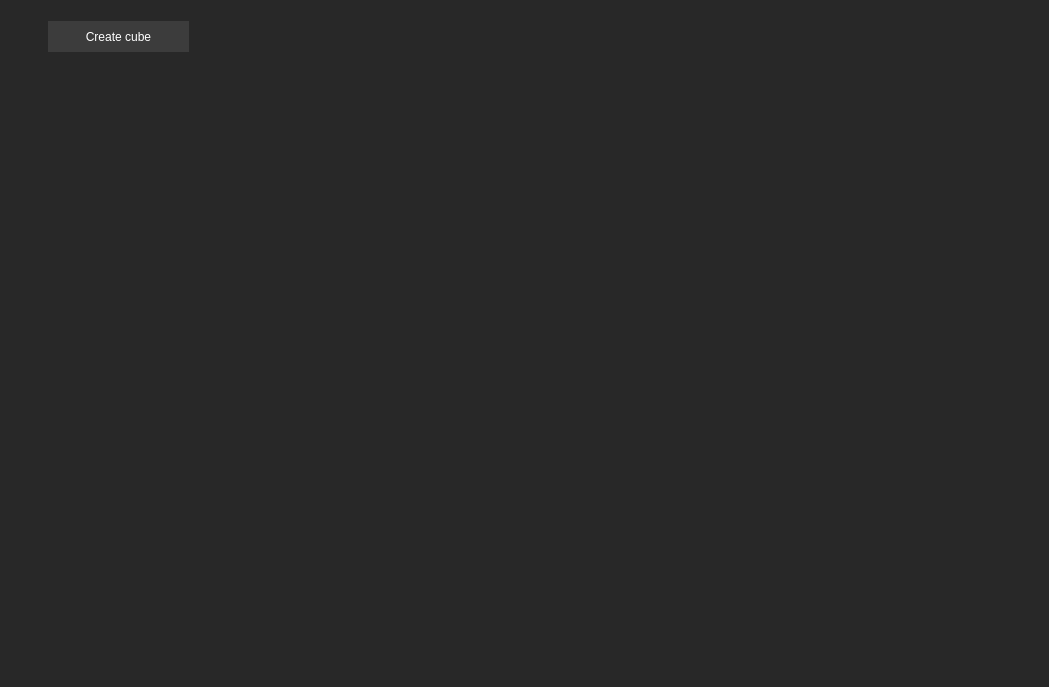
<?xml version="1.0" encoding="UTF-8"?>
<ui version="4.0">
 <class>MainWindow</class>
 <widget class="QMainWindow" name="MainWindow">
  <property name="geometry">
   <rect>
    <x>0</x>
    <y>0</y>
    <width>1049</width>
    <height>687</height>
   </rect>
  </property>
  <property name="minimumSize">
   <size>
    <width>0</width>
    <height>0</height>
   </size>
  </property>
  <property name="palette">
   <palette>
    <active>
     <colorrole role="Base">
      <brush brushstyle="SolidPattern">
       <color alpha="255">
        <red>255</red>
        <green>255</green>
        <blue>255</blue>
       </color>
      </brush>
     </colorrole>
     <colorrole role="Window">
      <brush brushstyle="SolidPattern">
       <color alpha="255">
        <red>40</red>
        <green>40</green>
        <blue>40</blue>
       </color>
      </brush>
     </colorrole>
    </active>
    <inactive>
     <colorrole role="Base">
      <brush brushstyle="SolidPattern">
       <color alpha="255">
        <red>255</red>
        <green>255</green>
        <blue>255</blue>
       </color>
      </brush>
     </colorrole>
     <colorrole role="Window">
      <brush brushstyle="SolidPattern">
       <color alpha="255">
        <red>40</red>
        <green>40</green>
        <blue>40</blue>
       </color>
      </brush>
     </colorrole>
    </inactive>
    <disabled>
     <colorrole role="Base">
      <brush brushstyle="SolidPattern">
       <color alpha="255">
        <red>40</red>
        <green>40</green>
        <blue>40</blue>
       </color>
      </brush>
     </colorrole>
     <colorrole role="Window">
      <brush brushstyle="SolidPattern">
       <color alpha="255">
        <red>40</red>
        <green>40</green>
        <blue>40</blue>
       </color>
      </brush>
     </colorrole>
    </disabled>
   </palette>
  </property>
  <property name="windowTitle">
   <string>Modular</string>
  </property>
  <property name="styleSheet">
   <string notr="true"/>
  </property>
  <property name="documentMode">
   <bool>false</bool>
  </property>
  <widget class="QWidget" name="glVerticalLayout">
   <property name="palette">
    <palette>
     <active>
      <colorrole role="Base">
       <brush brushstyle="SolidPattern">
        <color alpha="255">
         <red>255</red>
         <green>255</green>
         <blue>255</blue>
        </color>
       </brush>
      </colorrole>
      <colorrole role="Window">
       <brush brushstyle="SolidPattern">
        <color alpha="255">
         <red>90</red>
         <green>90</green>
         <blue>90</blue>
        </color>
       </brush>
      </colorrole>
     </active>
     <inactive>
      <colorrole role="Base">
       <brush brushstyle="SolidPattern">
        <color alpha="255">
         <red>255</red>
         <green>255</green>
         <blue>255</blue>
        </color>
       </brush>
      </colorrole>
      <colorrole role="Window">
       <brush brushstyle="SolidPattern">
        <color alpha="255">
         <red>90</red>
         <green>90</green>
         <blue>90</blue>
        </color>
       </brush>
      </colorrole>
     </inactive>
     <disabled>
      <colorrole role="Base">
       <brush brushstyle="SolidPattern">
        <color alpha="255">
         <red>90</red>
         <green>90</green>
         <blue>90</blue>
        </color>
       </brush>
      </colorrole>
      <colorrole role="Window">
       <brush brushstyle="SolidPattern">
        <color alpha="255">
         <red>90</red>
         <green>90</green>
         <blue>90</blue>
        </color>
       </brush>
      </colorrole>
     </disabled>
    </palette>
   </property>
   <property name="styleSheet">
    <string notr="true"/>
   </property>
   <layout class="QHBoxLayout" name="horizontalLayout">
    <property name="spacing">
     <number>0</number>
    </property>
    <property name="leftMargin">
     <number>0</number>
    </property>
    <property name="topMargin">
     <number>0</number>
    </property>
    <property name="rightMargin">
     <number>0</number>
    </property>
    <property name="bottomMargin">
     <number>0</number>
    </property>
    <item>
     <widget class="QWidget" name="widget" native="true">
      <property name="minimumSize">
       <size>
        <width>240</width>
        <height>200</height>
       </size>
      </property>
      <property name="maximumSize">
       <size>
        <width>240</width>
        <height>16777215</height>
       </size>
      </property>
      <property name="palette">
       <palette>
        <active>
         <colorrole role="Base">
          <brush brushstyle="SolidPattern">
           <color alpha="255">
            <red>255</red>
            <green>255</green>
            <blue>255</blue>
           </color>
          </brush>
         </colorrole>
         <colorrole role="Window">
          <brush brushstyle="SolidPattern">
           <color alpha="255">
            <red>40</red>
            <green>40</green>
            <blue>40</blue>
           </color>
          </brush>
         </colorrole>
        </active>
        <inactive>
         <colorrole role="Base">
          <brush brushstyle="SolidPattern">
           <color alpha="255">
            <red>255</red>
            <green>255</green>
            <blue>255</blue>
           </color>
          </brush>
         </colorrole>
         <colorrole role="Window">
          <brush brushstyle="SolidPattern">
           <color alpha="255">
            <red>40</red>
            <green>40</green>
            <blue>40</blue>
           </color>
          </brush>
         </colorrole>
        </inactive>
        <disabled>
         <colorrole role="Base">
          <brush brushstyle="SolidPattern">
           <color alpha="255">
            <red>40</red>
            <green>40</green>
            <blue>40</blue>
           </color>
          </brush>
         </colorrole>
         <colorrole role="Window">
          <brush brushstyle="SolidPattern">
           <color alpha="255">
            <red>40</red>
            <green>40</green>
            <blue>40</blue>
           </color>
          </brush>
         </colorrole>
        </disabled>
       </palette>
      </property>
      <layout class="QVBoxLayout" name="verticalLayout_3">
       <item>
        <widget class="QWidget" name="widget_2" native="true">
         <property name="minimumSize">
          <size>
           <width>0</width>
           <height>50</height>
          </size>
         </property>
         <property name="maximumSize">
          <size>
           <width>16777215</width>
           <height>50</height>
          </size>
         </property>
         <widget class="QPushButton" name="btn_CreateCube">
          <property name="geometry">
           <rect>
            <x>39</x>
            <y>12</y>
            <width>141</width>
            <height>31</height>
           </rect>
          </property>
          <property name="minimumSize">
           <size>
            <width>0</width>
            <height>31</height>
           </size>
          </property>
          <property name="maximumSize">
           <size>
            <width>1000</width>
            <height>1000</height>
           </size>
          </property>
          <property name="autoFillBackground">
           <bool>false</bool>
          </property>
          <property name="styleSheet">
           <string notr="true">QPushButton
{
	color: rgb(255, 255, 255);
	background-color: rgb(60, 60, 60);
	border: none;
}

QPushButton::hover:!pressed
{
	background-color: rgb(50, 50, 50);
	border: none;
}

QPushButton::pressed
{
	background-color: rgb(35, 35, 35);
	border: none;
}</string>
          </property>
          <property name="text">
           <string>Create cube</string>
          </property>
          <property name="flat">
           <bool>false</bool>
          </property>
         </widget>
        </widget>
       </item>
       <item>
        <widget class="QScrollArea" name="scrollArea">
         <property name="minimumSize">
          <size>
           <width>0</width>
           <height>20</height>
          </size>
         </property>
         <property name="styleSheet">
          <string notr="true"/>
         </property>
         <property name="frameShape">
          <enum>QFrame::NoFrame</enum>
         </property>
         <property name="verticalScrollBarPolicy">
          <enum>Qt::ScrollBarAlwaysOff</enum>
         </property>
         <property name="horizontalScrollBarPolicy">
          <enum>Qt::ScrollBarAlwaysOff</enum>
         </property>
         <property name="sizeAdjustPolicy">
          <enum>QAbstractScrollArea::AdjustToContents</enum>
         </property>
         <property name="widgetResizable">
          <bool>true</bool>
         </property>
         <property name="alignment">
          <set>Qt::AlignHCenter|Qt::AlignTop</set>
         </property>
         <widget class="QWidget" name="verticalLayout2">
          <property name="geometry">
           <rect>
            <x>0</x>
            <y>0</y>
            <width>222</width>
            <height>613</height>
           </rect>
          </property>
          <layout class="QVBoxLayout" name="verticalLayout_4">
           <property name="sizeConstraint">
            <enum>QLayout::SetMinAndMaxSize</enum>
           </property>
           <item>
            <layout class="QVBoxLayout" name="verticalLayout">
             <property name="spacing">
              <number>4</number>
             </property>
             <property name="sizeConstraint">
              <enum>QLayout::SetDefaultConstraint</enum>
             </property>
             <property name="leftMargin">
              <number>0</number>
             </property>
            </layout>
           </item>
          </layout>
         </widget>
        </widget>
       </item>
      </layout>
     </widget>
    </item>
    <item>
     <widget class="GLWidget" name="wid_GL" native="true">
      <property name="minimumSize">
       <size>
        <width>0</width>
        <height>200</height>
       </size>
      </property>
     </widget>
    </item>
   </layout>
  </widget>
 </widget>
 <customwidgets>
  <customwidget>
   <class>GLWidget</class>
   <extends>QWidget</extends>
   <header>GLWidget.h</header>
   <container>1</container>
  </customwidget>
 </customwidgets>
 <resources/>
 <connections/>
</ui>
